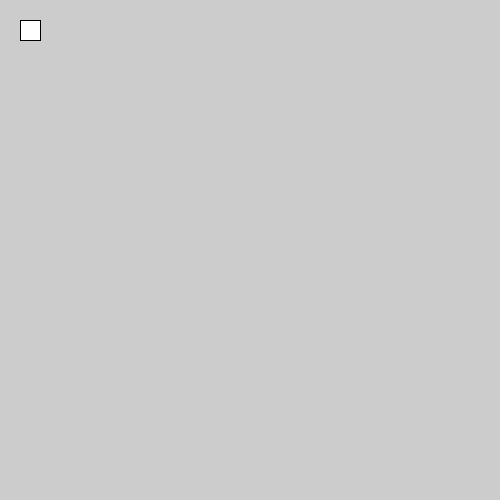
Frame 1 (no input)
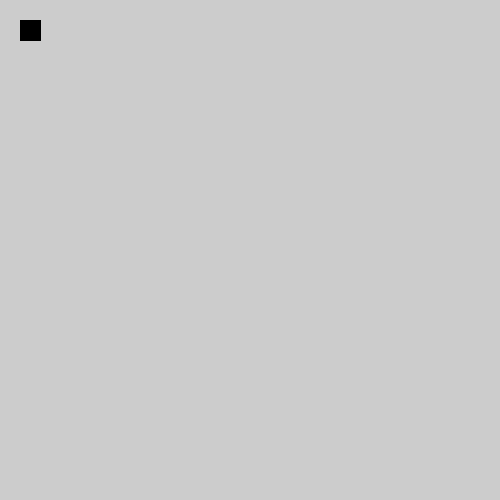
Frame 60 (the mouse pressed at the canvas centre just before this capture)
Frame 120 (the mouse held since frame 60 and released just before this capture): identical to frame 60, image omitted

The Processing sketch that drew these frames (run headless with seeded random() and noise(); from frame 60 on, the mouse is pressed at the canvas centre):

// Processing sketch: box
// ── box.pde
void setup(){
  size(500, 500);}
  
void draw(){
  rect(20, 20, 20, 20);
fill(0);
}
  
